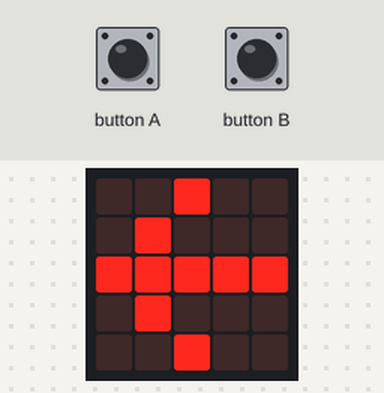
Bench run of a program on a simulated BBC micro:bit (MakeCode). Parts: the board's 5×5 LED display. The inputs (shaded band) are chosen by the test bench. Dim RGB values are drawn brighter than linear; random numbers come from a fixed seed; the short countdown, score and lost-life animations are approximate; the run ends where the board's game-over animation would start. At 16.5 s the program stops and its outputs stay as they are.

Above: at 1.8 s.
1.9 s: button A pressed for 0.15 s
At 2.8 s:
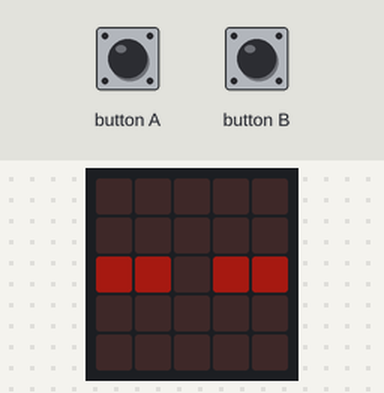
5.0 s: button B pressed 5 times (0.12 s each, 0.3 s apart)
At 7.9 s:
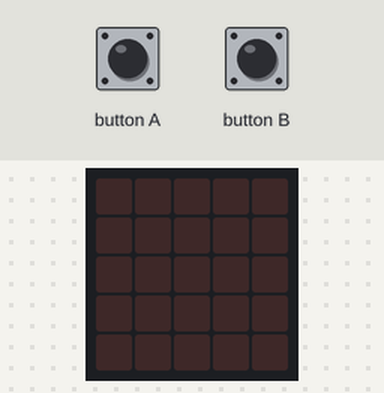
8.0 s: button B pressed 5 times (0.12 s each, 0.3 s apart)
At 9.4 s:
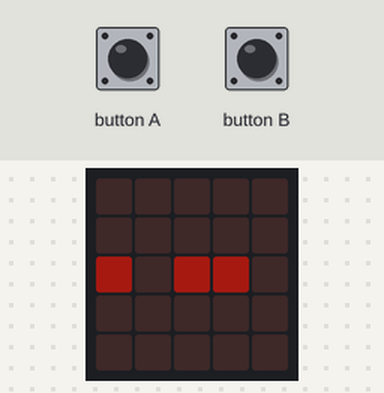
Timing chart, 0 to 11.0 s (numbered marks = the images above; inputs shaded):
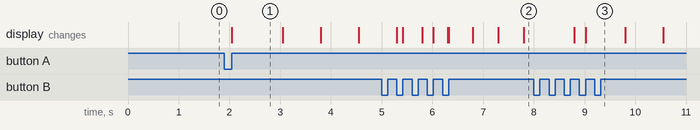

Measured:
- after the input at 1.9 s, the display: changes after 0.15 s (image 1)
- what the display in image 1 shows lasts 1.0 s, from 2.1 s to 3.1 s

The program:

main.ts
```typescript
function novo_desafio () {
    basic.clearScreen()
    for (let x = 0; x <= 4; x++) {
        led.plotBrightness(x, 2, 40)
    }
    falha_x = randint(0, 3) + 1
    led.unplot(falha_x, 2)
}
input.onButtonPressed(Button.A, function () {
    if (!(iniciado)) {
        iniciado = true
        executar_funcoes()
    }
})
function verificar_resultado () {
    if (pressionado_x == falha_x) {
        pressionado_x = 0
        game.addScore(1)
        basic.pause(1000)
        velocidade += -20
        executar_funcoes()
    } else {
        basic.pause(1000)
        solucao_desafio()
        basic.pause(1000)
        game.gameOver()
    }
}
function iniciar_movimento () {
    for (let x = 0; x <= 4; x++) {
        copiax = x
        led.plotBrightness(x, 2, 40)
        basic.pause(velocidade)
    }
}
function contagem_regressiva () {
    basic.pause(1000)
    for (let indice = 0; indice <= 2; indice++) {
        basic.showNumber(3 - indice)
    }
    basic.clearScreen()
}
function solucao_desafio () {
    basic.clearScreen()
    for (let indice = 0; indice <= 4; indice++) {
        led.plotBrightness(indice, 2, 255)
    }
    led.unplot(falha_x, 2)
}
input.onButtonPressed(Button.B, function () {
    if (iniciado) {
        pressionado_x = copiax
        led.unplot(pressionado_x, 2)
    }
})
function executar_funcoes () {
    novo_desafio()
    contagem_regressiva()
    iniciar_movimento()
    verificar_resultado()
}
let copiax = 0
let pressionado_x = 0
let falha_x = 0
let velocidade = 0
let iniciado = false
iniciado = false
velocidade = 500
game.setScore(0)
basic.showArrow(ArrowNames.West)
```

test.ts
```typescript
// testes vão aqui; isto não será compilado quando este pacote for usado como uma extensão.
```
